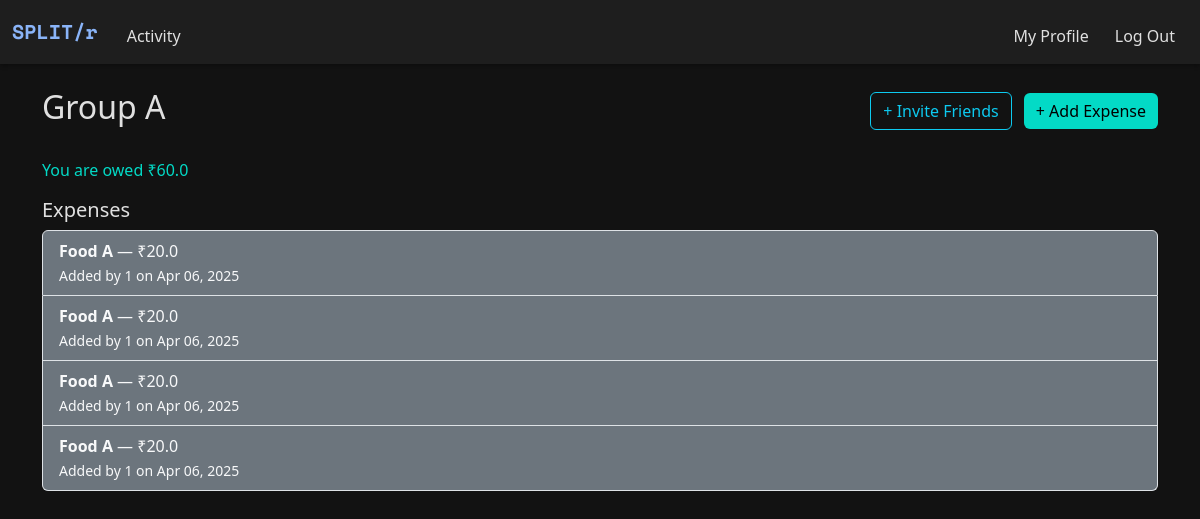
Before: /group/1 (signed in) with the older database file.
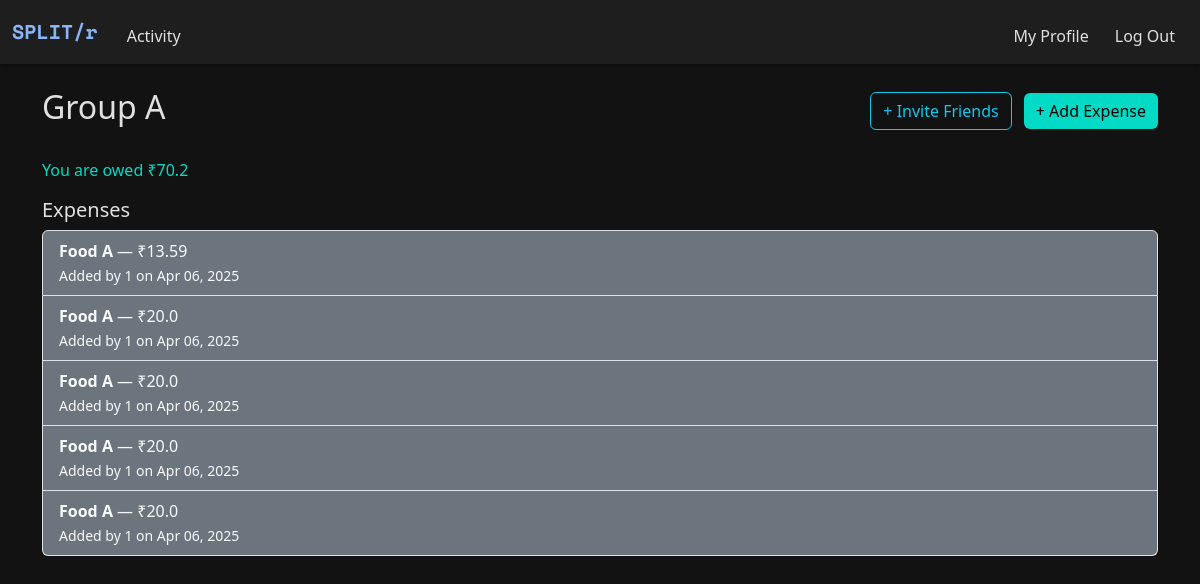
After: the same page with the newer database file.
### models.py (models this page shows)
class Group(db.Model):
    __tablename__ = "groups"
    id = db.Column(db.Integer, primary_key=True)
    name = db.Column(db.String(100), nullable=False)
    users = db.relationship("User", secondary="group_members", backref="groups")

class Expense(db.Model):
    __tablename__ = "expenses"
    id = db.Column(db.Integer, primary_key=True)
    description = db.Column(db.String(120))
    amount = db.Column(db.Float)
    paid_by_id = db.Column(db.Integer, db.ForeignKey("users.id"))
    group_id = db.Column(db.Integer, db.ForeignKey("groups.id"), nullable=True)  # Optional
    timestamp = db.Column(db.DateTime, default=datetime.now)
    splits = db.relationship("ExpenseSplit", backref="expense", lazy=True)

### app.py (the view)
@app.route('/group/<int:group_id>')
@login_required
def group_page(group_id):
    group = Group.query.get_or_404(group_id)
    current_user_id = session.get("user_id")
    if current_user_id not in [u.id for u in group.users]:
        flash("You do not have access to this group.", "danger")
        return redirect("/")
    expenses = Expense.query.filter_by(group_id=group.id).order_by(
        Expense.timestamp.desc()).all()
    balance = 0.0
    for expense in expenses:
        for split in expense.splits:
            if split.user_id == current_user_id:
                balance -= split.amount
        if expense.paid_by_id == current_user_id:
            balance += expense.amount
    return render_template(
        "group.html", group=group, expenses=expenses, balance=balance)

### helper.py (called while the page is built)
def login_required(f):
    @wraps(f)
    def decorated_function(*args, **kwargs):
        if "user_id" not in session:
            flash("You must be logged in to view this page.", "danger")
            return redirect("/login")
        return f(*args, **kwargs)
    return decorated_function

### templates/group.html (shortened to what this page needs)
{% extends "layout.html" %}
{% block main %}
<div class="container py-4">
    <div class="d-flex justify-content-between align-items-center mb-4">
        <h2>{{ group.name }}</h2>
        <div>
            <a href="{{ url_for('invite_friends', group_id=group.id) }}" class="btn btn-outline-info me-2">+ Invite Friends</a>
            <a href="{{ url_for('add_group_expense', group_id=group.id) }}" class="btn btn-success">+ Add Expense</a>
        </div>
    </div>
    {% if balance < 0 %}
        <p class="text-danger-custom">You owe ₹{{ -balance | round(2) }}</p>
    {% elif balance > 0 %}
        <p class="text-success-custom">You are owed ₹{{ balance | round(2) }}</p>
    {% else %}
        <p class="text-secondary-custom">All settled up in this group!</p>
    {% endif %}
    <h5>Expenses</h5>
    {% if expenses %}
        <ul class="list-group">
            {% for expense in expenses %}
                <li class="list-group-item d-flex justify-content-between align-items-center bg-secondary text-light">
                    <div>
                        <strong>{{ expense.description }}</strong> — ₹{{ expense.amount }}
                        <br>
                        <small>Added by {{ expense.paid_by_id }} on {{ expense.timestamp.strftime('%b %d, %Y') }}</small>
                    </div>
                </li>
            {% endfor %}
        </ul>
    {% else %}
        <p class="text-muted-custom">No expenses added yet.</p>
    {% endif %}
</div>
{% endblock %}

### templates/layout.html (shortened to what this page needs)
<!DOCTYPE html>
<html lang="en">
<head>
    <link href="https://cdn.jsdelivr.net/npm/bootstrap@5.3.3/dist/css/bootstrap.min.css" rel="stylesheet">
    <link href="/static/style.css" rel="stylesheet">
</head>
<body>
    <nav class="navbar navbar-expand-md">
        <div class="container-fluid">
            <a class="navbar-brand space-mono" href="/">SPLIT/r</a>
            <div class="collapse navbar-collapse" id="navbar">
                {% if session["user_id"] %}
                    <ul class="navbar-nav me-auto mt-2">
                        <li class="nav-item"><a class="nav-link" href="/history">Activity</a></li>
                    </ul>
                    <ul class="navbar-nav ms-auto mt-2">
                        <li class="nav-item"><a class="nav-link" href="/profile">My Profile</a></li>
                        <li class="nav-item"><a class="nav-link" href="/logout">Log Out</a></li>
                    </ul>
                {% else %}
                    <ul class="navbar-nav ms-auto mt-2">
                        <li class="nav-item"><a class="nav-link" href="/register">Register</a></li>
                        <li class="nav-item"><a class="nav-link" href="/login">Log In</a></li>
                    </ul>
                {% endif %}
            </div>
        </div>
    </nav>
    <main>
        {% block main %}{% endblock %}
    </main>
</body>
</html>

### static/style.css (style rules this page uses)
:root { --dark-bg: #121212; --dark-secondary: #1e1e1e; --dark-tertiary: #2d2d2d; --text-primary: #e0e0e0; --text-secondary: #a0a0a0; --accent-color: #8ab4f8; --danger-color: #cf6679; --success-color: #03dac6; }
html, body { height: 100%; margin: 0; padding: 0; background-color: var(--dark-bg); color: var(--text-primary); display: flex; flex-direction: column; }
main { flex: 1; display: flex; align-items: stretch; }
.space-mono { font-family: 'Space Mono', monospace; }
body { background-color: var(--dark-bg); color: var(--text-primary); min-height: 100vh; display: flex; flex-direction: column; }
.text-success-custom { color: var(--success-color) !important; }
.navbar { background-color: var(--dark-secondary); box-shadow: 0 2px 4px rgba(0, 0, 0, 0.3); }
.navbar-brand { color: var(--accent-color); font-weight: bold; }
.nav-link { color: var(--text-primary); margin: 0 5px; transition: color 0.3s; }
.btn-primary, .btn-danger, .btn-success { border: none; }
.btn-success { background-color: var(--success-color); color: #000; }

Changed rows visible on the page:
added Expense: description "Food A", amount "13.59", paid_by_id "1", timestamp "Apr 06, 2025"
Other visible differences:
{{ balance | round(2) }}: "60.0" → "70.2"
